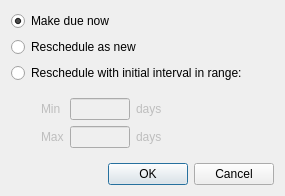
<ui version="4.0" >
 <class>Dialog</class>
 <widget class="QDialog" name="Dialog" >
  <property name="geometry" >
   <rect>
    <x>0</x>
    <y>0</y>
    <width>285</width>
    <height>193</height>
   </rect>
  </property>
  <property name="windowTitle" >
   <string>Reschedule</string>
  </property>
  <layout class="QVBoxLayout" name="verticalLayout_2" >
   <item>
    <widget class="QRadioButton" name="asDue" >
     <property name="text" >
      <string>Make due now</string>
     </property>
     <property name="checked" >
      <bool>true</bool>
     </property>
    </widget>
   </item>
   <item>
    <widget class="QRadioButton" name="asNew" >
     <property name="text" >
      <string>Reschedule as new</string>
     </property>
     <property name="checked" >
      <bool>false</bool>
     </property>
    </widget>
   </item>
   <item>
    <widget class="QRadioButton" name="inRange" >
     <property name="text" >
      <string>Reschedule with initial interval in range:</string>
     </property>
    </widget>
   </item>
   <item>
    <widget class="QWidget" native="1" name="rangebox" >
     <property name="enabled" >
      <bool>false</bool>
     </property>
     <layout class="QVBoxLayout" name="verticalLayout" >
      <property name="leftMargin" >
       <number>30</number>
      </property>
      <item>
       <layout class="QGridLayout" name="gridLayout" >
        <item row="0" column="0" >
         <widget class="QLabel" name="label" >
          <property name="text" >
           <string>Min</string>
          </property>
         </widget>
        </item>
        <item row="0" column="1" >
         <widget class="QLineEdit" name="rangeMin" >
          <property name="sizePolicy" >
           <sizepolicy vsizetype="Fixed" hsizetype="Preferred" >
            <horstretch>0</horstretch>
            <verstretch>0</verstretch>
           </sizepolicy>
          </property>
          <property name="maximumSize" >
           <size>
            <width>60</width>
            <height>16777215</height>
           </size>
          </property>
         </widget>
        </item>
        <item row="0" column="2" >
         <widget class="QLabel" name="label_3" >
          <property name="text" >
           <string>days</string>
          </property>
         </widget>
        </item>
        <item row="1" column="0" >
         <widget class="QLabel" name="label_2" >
          <property name="text" >
           <string>Max</string>
          </property>
         </widget>
        </item>
        <item row="1" column="1" >
         <widget class="QLineEdit" name="rangeMax" >
          <property name="maximumSize" >
           <size>
            <width>60</width>
            <height>16777215</height>
           </size>
          </property>
         </widget>
        </item>
        <item row="1" column="2" >
         <widget class="QLabel" name="label_4" >
          <property name="text" >
           <string>days</string>
          </property>
         </widget>
        </item>
        <item row="0" column="3" >
         <spacer name="horizontalSpacer" >
          <property name="orientation" >
           <enum>Qt::Horizontal</enum>
          </property>
          <property name="sizeHint" stdset="0" >
           <size>
            <width>40</width>
            <height>20</height>
           </size>
          </property>
         </spacer>
        </item>
       </layout>
      </item>
     </layout>
    </widget>
   </item>
   <item>
    <widget class="QDialogButtonBox" name="buttonBox" >
     <property name="orientation" >
      <enum>Qt::Horizontal</enum>
     </property>
     <property name="standardButtons" >
      <set>QDialogButtonBox::Cancel|QDialogButtonBox::Ok</set>
     </property>
    </widget>
   </item>
  </layout>
 </widget>
 <tabstops>
  <tabstop>asDue</tabstop>
  <tabstop>asNew</tabstop>
  <tabstop>inRange</tabstop>
  <tabstop>rangeMin</tabstop>
  <tabstop>rangeMax</tabstop>
  <tabstop>buttonBox</tabstop>
 </tabstops>
 <resources/>
 <connections>
  <connection>
   <sender>buttonBox</sender>
   <signal>accepted()</signal>
   <receiver>Dialog</receiver>
   <slot>accept()</slot>
   <hints>
    <hint type="sourcelabel" >
     <x>222</x>
     <y>144</y>
    </hint>
    <hint type="destinationlabel" >
     <x>157</x>
     <y>157</y>
    </hint>
   </hints>
  </connection>
  <connection>
   <sender>buttonBox</sender>
   <signal>rejected()</signal>
   <receiver>Dialog</receiver>
   <slot>reject()</slot>
   <hints>
    <hint type="sourcelabel" >
     <x>222</x>
     <y>150</y>
    </hint>
    <hint type="destinationlabel" >
     <x>226</x>
     <y>157</y>
    </hint>
   </hints>
  </connection>
  <connection>
   <sender>inRange</sender>
   <signal>toggled(bool)</signal>
   <receiver>rangebox</receiver>
   <slot>setEnabled(bool)</slot>
   <hints>
    <hint type="sourcelabel" >
     <x>30</x>
     <y>40</y>
    </hint>
    <hint type="destinationlabel" >
     <x>11</x>
     <y>79</y>
    </hint>
   </hints>
  </connection>
 </connections>
</ui>
